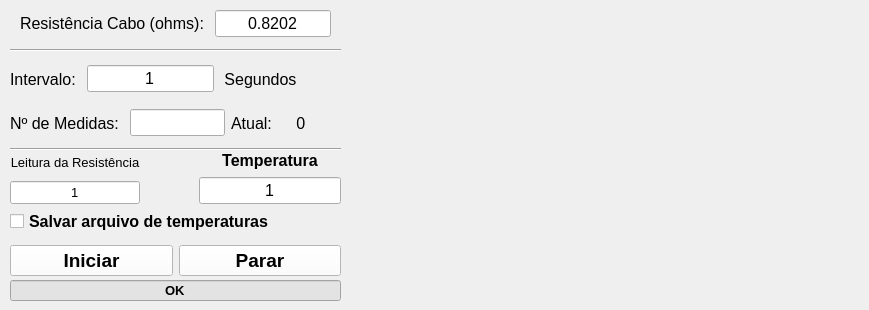
    <widget class="QWidget" name="tab_8">
     <attribute name="title">
      <string>Temperatura</string>
     </attribute>
     <widget class="matplotlibWidget_2" name="widget_3" native="true">
      <property name="geometry">
       <rect>
        <x>349</x>
        <y>0</y>
        <width>511</width>
        <height>301</height>
       </rect>
      </property>
     </widget>
     <widget class="Line" name="line_2">
      <property name="geometry">
       <rect>
        <x>10</x>
        <y>40</y>
        <width>331</width>
        <height>20</height>
       </rect>
      </property>
      <property name="orientation">
       <enum>Qt::Horizontal</enum>
      </property>
     </widget>
     <widget class="QLineEdit" name="le_error">
      <property name="geometry">
       <rect>
        <x>10</x>
        <y>280</y>
        <width>331</width>
        <height>21</height>
       </rect>
      </property>
      <property name="font">
       <font>
        <pointsize>10</pointsize>
        <weight>75</weight>
        <bold>true</bold>
       </font>
      </property>
      <property name="cursor">
       <cursorShape>ArrowCursor</cursorShape>
      </property>
      <property name="styleSheet">
       <string notr="true">background-color: rgb(227, 227, 227);
border-color: rgb(227, 227, 227);</string>
      </property>
      <property name="text">
       <string>OK</string>
      </property>
      <property name="alignment">
       <set>Qt::AlignCenter</set>
      </property>
      <property name="readOnly">
       <bool>true</bool>
      </property>
     </widget>
     <widget class="QWidget" name="layoutWidget">
      <property name="geometry">
       <rect>
        <x>10</x>
        <y>240</y>
        <width>331</width>
        <height>41</height>
       </rect>
      </property>
      <layout class="QHBoxLayout" name="horizontalLayout_8">
       <item>
        <widget class="QPushButton" name="pb_IniciaColeta">
         <property name="font">
          <font>
           <pointsize>14</pointsize>
           <weight>75</weight>
           <bold>true</bold>
          </font>
         </property>
         <property name="statusTip">
          <string>Conecta Dispositivos</string>
         </property>
         <property name="styleSheet">
          <string notr="true">background-color: rgb(255, 255, 255);</string>
         </property>
         <property name="text">
          <string>Iniciar</string>
         </property>
         <property name="icon">
          <iconset>
           <normaloff>../Imagens/1351621501_Check.png</normaloff>../Imagens/1351621501_Check.png</iconset>
         </property>
         <property name="iconSize">
          <size>
           <width>20</width>
           <height>20</height>
          </size>
         </property>
        </widget>
       </item>
       <item>
        <widget class="QPushButton" name="pb_PararColeta">
         <property name="font">
          <font>
           <pointsize>14</pointsize>
           <weight>75</weight>
           <bold>true</bold>
          </font>
         </property>
         <property name="statusTip">
          <string>Conecta Dispositivos</string>
         </property>
         <property name="styleSheet">
          <string notr="true">background-color: rgb(255, 255, 255);</string>
         </property>
         <property name="text">
          <string>Parar</string>
         </property>
         <property name="icon">
          <iconset>
           <normaloff>../Imagens/1351621507_Delete.png</normaloff>../Imagens/1351621507_Delete.png</iconset>
         </property>
         <property name="iconSize">
          <size>
           <width>20</width>
           <height>20</height>
          </size>
         </property>
        </widget>
       </item>
      </layout>
     </widget>
     <widget class="QWidget" name="layoutWidget">
      <property name="geometry">
       <rect>
        <x>20</x>
        <y>10</y>
        <width>311</width>
        <height>27</height>
       </rect>
      </property>
      <layout class="QHBoxLayout" name="horizontalLayout_4">
       <item>
        <widget class="QLabel" name="label_46">
         <property name="font">
          <font>
           <pointsize>12</pointsize>
          </font>
         </property>
         <property name="text">
          <string>Resistência Cabo (ohms): </string>
         </property>
        </widget>
       </item>
       <item>
        <widget class="QLineEdit" name="le_resistencia">
         <property name="font">
          <font>
           <pointsize>12</pointsize>
          </font>
         </property>
         <property name="text">
          <string>0.8202</string>
         </property>
         <property name="alignment">
          <set>Qt::AlignCenter</set>
         </property>
        </widget>
       </item>
      </layout>
     </widget>
     <widget class="QCheckBox" name="cb_Salvar">
      <property name="geometry">
       <rect>
        <x>10</x>
        <y>210</y>
        <width>329</width>
        <height>23</height>
       </rect>
      </property>
      <property name="font">
       <font>
        <pointsize>12</pointsize>
        <weight>75</weight>
        <bold>true</bold>
       </font>
      </property>
      <property name="text">
       <string>Salvar arquivo de temperaturas</string>
      </property>
     </widget>
     <widget class="QWidget" name="layoutWidget">
      <property name="geometry">
       <rect>
        <x>10</x>
        <y>60</y>
        <width>331</width>
        <height>91</height>
       </rect>
      </property>
      <layout class="QVBoxLayout" name="verticalLayout">
       <item>
        <layout class="QHBoxLayout" name="horizontalLayout_7">
         <item>
          <widget class="QLabel" name="label_48">
           <property name="font">
            <font>
             <pointsize>12</pointsize>
            </font>
           </property>
           <property name="text">
            <string>Intervalo: </string>
           </property>
          </widget>
         </item>
         <item>
          <widget class="QLineEdit" name="le_Intervalo">
           <property name="font">
            <font>
             <pointsize>12</pointsize>
            </font>
           </property>
           <property name="text">
            <string>1</string>
           </property>
           <property name="alignment">
            <set>Qt::AlignCenter</set>
           </property>
          </widget>
         </item>
         <item>
          <widget class="QLabel" name="label_50">
           <property name="font">
            <font>
             <pointsize>12</pointsize>
            </font>
           </property>
           <property name="text">
            <string> Segundos          </string>
           </property>
          </widget>
         </item>
        </layout>
       </item>
       <item>
        <layout class="QHBoxLayout" name="horizontalLayout_6">
         <item>
          <widget class="QLabel" name="label_47">
           <property name="font">
            <font>
             <pointsize>12</pointsize>
            </font>
           </property>
           <property name="text">
            <string>Nº de Medidas: </string>
           </property>
          </widget>
         </item>
         <item>
          <widget class="QLineEdit" name="le_Medidas">
           <property name="font">
            <font>
             <pointsize>12</pointsize>
            </font>
           </property>
           <property name="alignment">
            <set>Qt::AlignCenter</set>
           </property>
          </widget>
         </item>
         <item>
          <widget class="QLabel" name="label_49">
           <property name="font">
            <font>
             <pointsize>12</pointsize>
            </font>
           </property>
           <property name="text">
            <string>Atual:    </string>
           </property>
          </widget>
         </item>
         <item>
          <widget class="QLabel" name="label_atual">
           <property name="font">
            <font>
             <pointsize>12</pointsize>
            </font>
           </property>
           <property name="text">
            <string>0        </string>
           </property>
           <property name="alignment">
            <set>Qt::AlignCenter</set>
           </property>
          </widget>
         </item>
        </layout>
       </item>
       <item>
        <widget class="Line" name="line_3">
         <property name="orientation">
          <enum>Qt::Horizontal</enum>
         </property>
        </widget>
       </item>
      </layout>
     </widget>
     <widget class="QWidget" name="">
      <property name="geometry">
       <rect>
        <x>10</x>
        <y>150</y>
        <width>331</width>
        <height>54</height>
       </rect>
      </property>
      <layout class="QHBoxLayout" name="horizontalLayout_2">
       <item>
        <layout class="QVBoxLayout" name="verticalLayout_2">
         <item>
          <widget class="QLabel" name="label_53">
           <property name="font">
            <font>
             <pointsize>10</pointsize>
            </font>
           </property>
           <property name="text">
            <string>Leitura da Resistência</string>
           </property>
           <property name="alignment">
            <set>Qt::AlignCenter</set>
           </property>
          </widget>
         </item>
         <item>
          <widget class="QLineEdit" name="le_res">
           <property name="font">
            <font>
             <pointsize>10</pointsize>
            </font>
           </property>
           <property name="text">
            <string>1</string>
           </property>
           <property name="alignment">
            <set>Qt::AlignCenter</set>
           </property>
           <property name="readOnly">
            <bool>true</bool>
           </property>
          </widget>
         </item>
        </layout>
       </item>
       <item>
        <spacer name="horizontalSpacer_3">
         <property name="orientation">
          <enum>Qt::Horizontal</enum>
         </property>
         <property name="sizeHint" stdset="0">
          <size>
           <width>40</width>
           <height>20</height>
          </size>
         </property>
        </spacer>
       </item>
       <item>
        <layout class="QVBoxLayout" name="verticalLayout_5">
         <item>
          <widget class="QLabel" name="label_52">
           <property name="font">
            <font>
             <pointsize>12</pointsize>
             <weight>75</weight>
             <bold>true</bold>
            </font>
           </property>
           <property name="text">
            <string>Temperatura</string>
           </property>
           <property name="alignment">
            <set>Qt::AlignCenter</set>
           </property>
          </widget>
         </item>
         <item>
          <widget class="QLineEdit" name="le_medida">
           <property name="font">
            <font>
             <pointsize>12</pointsize>
            </font>
           </property>
           <property name="text">
            <string>1</string>
           </property>
           <property name="alignment">
            <set>Qt::AlignCenter</set>
           </property>
           <property name="readOnly">
            <bool>true</bool>
           </property>
          </widget>
         </item>
        </layout>
       </item>
      </layout>
     </widget>
    </widget>
